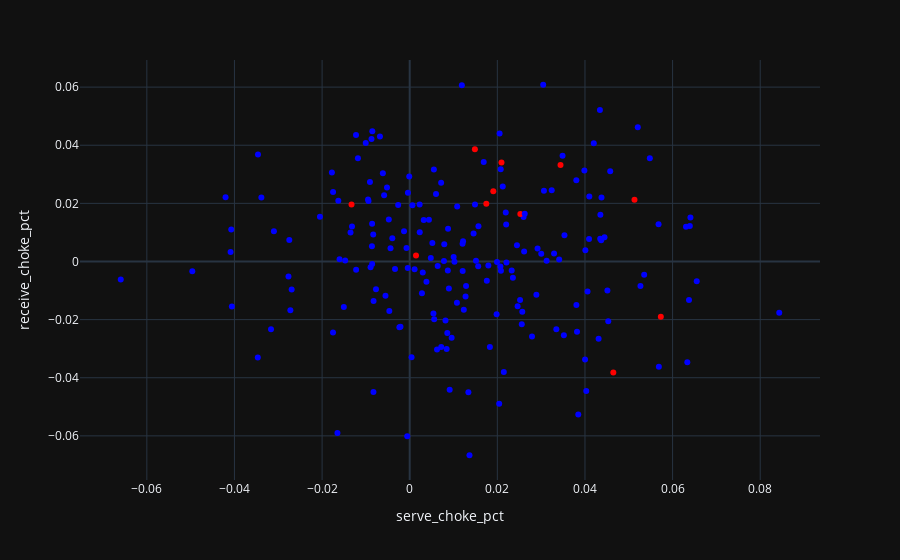

Notebook source saved alongside this figure:
### Code cell
fig = px.scatter(data_frame=df, x="serve_choke_pct", y="receive_choke_pct", hover_name='name')
inds = [66, 76, 80, 151, 152, 155, 157, 170, 172, 181, 185]
fig.data[0].update(selectedpoints=inds,
                   selected=dict(marker=dict(color='red')),
                   unselected=dict(marker=dict(color='blue')))
fig.show()
pio.write_image(fig, "../plots/choking.png", engine="auto")

### Figure 1 — Plotly figure (JSON) as saved in the notebook; plotly's stock layout.template omitted (floating-point values rounded to 4 significant figures; data arrays with more than 128 entries replaced by an {"elided": "..."} marker saying what was removed)
{"data": [{"hovertemplate": "<b>%{hovertext}</b><br><br>serve_choke_pct=%{x}<br>receive_choke_pct=%{y}<extra></extra>", "hovertext": {"elided": "196 str values"}, "legendgroup": "", "marker": {"color": "#636efa", "symbol": "circle"}, "mode": "markers", "name": "", "orientation": "v", "selected": {"marker": {"color": "red"}}, "selectedpoints": [66, 76, 80, 151, 152, 155, 157, 170, 172, 181, 185], "showlegend": false, "type": "scatter", "unselected": {"marker": {"color": "blue"}}, "x": {"elided": "196 float values"}, "xaxis": "x", "y": {"elided": "196 float values"}, "yaxis": "y"}], "layout": {"legend": {"tracegroupgap": 0}, "margin": {"t": 60}, "xaxis": {"anchor": "y", "domain": [0.0, 1.0], "title": {"text": "serve_choke_pct"}}, "yaxis": {"anchor": "x", "domain": [0.0, 1.0], "title": {"text": "receive_choke_pct"}}}}
